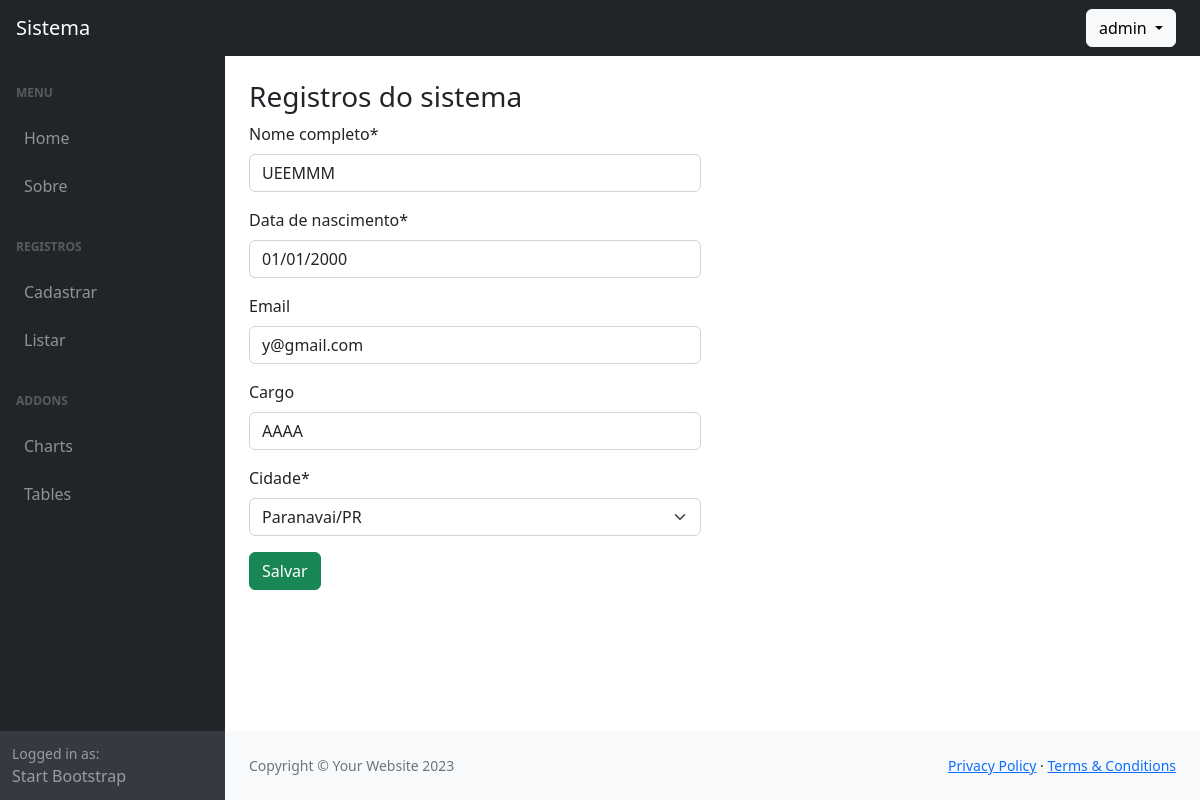
The page /editar/pessoa/1/ (signed in) on the database as committed earlier.
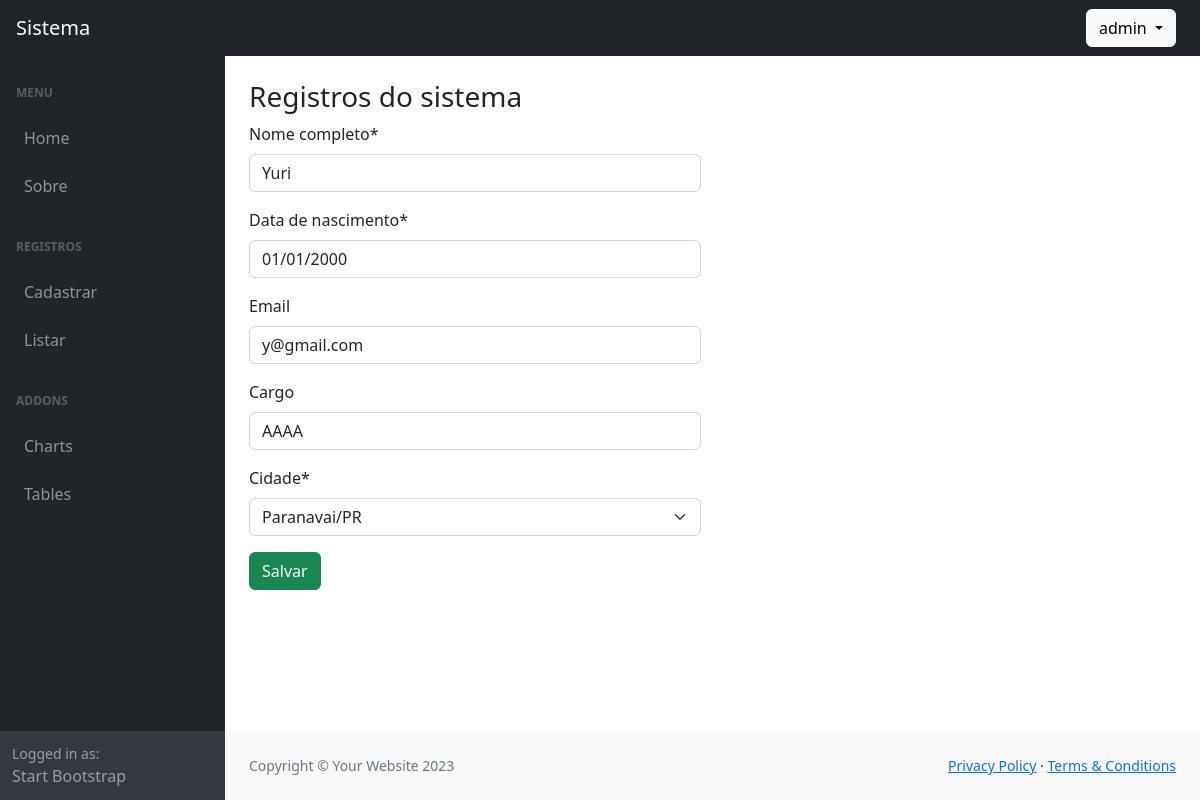
The same page on the database as committed later.
### cadastros/models.py (models this page shows, shortened)
class Pessoa(models.Model):
    nome_completo = models.CharField(max_length=150)
    nascimento = models.DateField(default=datetime.date(2000, 1, 1), verbose_name="data de nascimento")
    email = models.EmailField(max_length=120, blank=True, null=True)
    cargo = models.CharField(max_length=255, blank=True, null=True)
    cadastrado_em = models.DateTimeField(auto_now_add=True)
    atualizado_em = models.DateTimeField(auto_now=True)
    cidade = models.ForeignKey(Cidade, on_delete=models.PROTECT)
    user = models.ForeignKey(settings.AUTH_USER_MODEL, on_delete=models.CASCADE)
    class Meta:
        ordering = ["nome_completo"]

### cadastros/views.py (the view, shortened to what this page needs)
# urls.py: path('editar/pessoa/<int:pk>/', PessoaUpdate.as_view(), name='editar-pessoa'),
class PessoaUpdate(GroupRequiredMixin, LoginRequiredMixin, SuccessMessageMixin, UpdateView):
    model = Pessoa
    fields = ['nome_completo', 'nascimento', 'email', 'cargo', 'cidade']
    template_name = 'cadastros/form.html'
    success_url = reverse_lazy('listar-pessoas')
    group_required = ["Administrador", "Editor"]
    success_message = "Pessoa %(nome_completo)s atualizada!"
    def get_queryset(self):
        if self.request.user.groups.filter(name="Administrador").exists():
            return super().get_queryset()
        return super().get_queryset().filter(user=self.request.user)

### cadastros/models.py (called while the page is built)
    def __str__(self):
        return f"{self.name}/{self.estado}"

### usuarios/models.py (called while the page is built)
    def __str__(self):
        return self.username

### cadastros/templates/cadastros/form.html (shortened to what this page needs)
{% extends "paginas/modelo.html" %}
{% load static %}
{% load crispy_forms_tags %}
{% block conteudo %}
<h3>
    {{ titulo|default:"Registros do sistema" }}
</h3>
<div class="row">
    <div class="col-lg-6">
        <form method="POST">
            {{ form|crispy }}
            <button type="submit" class="btn btn-success">
                Salvar
            </button>
        </form>
    </div>
</div>
{% endblock %}

Rows that differ between the two databases and show on the page:
changed Pessoa "y@gmail.com": nome_completo "UEEMMM" → "Yuri"
